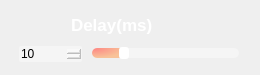
                 <widget class="QFrame" name="Delay_QF">
                  <property name="minimumSize">
                   <size>
                    <width>260</width>
                    <height>75</height>
                   </size>
                  </property>
                  <property name="maximumSize">
                   <size>
                    <width>260</width>
                    <height>75</height>
                   </size>
                  </property>
                  <property name="styleSheet">
                   <string notr="true">QFrame#Delay_QF{
border:2px solid rgba(255, 255, 255, 70);
border-radius:15px;
}</string>
                  </property>
                  <layout class="QVBoxLayout" name="verticalLayout_19">
                   <item>
                    <widget class="QPushButton" name="ToggleBotton_4">
                     <property name="sizePolicy">
                      <sizepolicy hsizetype="Expanding" vsizetype="Fixed">
                       <horstretch>0</horstretch>
                       <verstretch>0</verstretch>
                      </sizepolicy>
                     </property>
                     <property name="minimumSize">
                      <size>
                       <width>0</width>
                       <height>30</height>
                      </size>
                     </property>
                     <property name="maximumSize">
                      <size>
                       <width>16777215</width>
                       <height>30</height>
                      </size>
                     </property>
                     <property name="font">
                      <font>
                       <family>Nirmala UI</family>
                       <pointsize>13</pointsize>
                       <italic>false</italic>
                       <bold>true</bold>
                      </font>
                     </property>
                     <property name="cursor">
                      <cursorShape>ArrowCursor</cursorShape>
                     </property>
                     <property name="mouseTracking">
                      <bool>true</bool>
                     </property>
                     <property name="focusPolicy">
                      <enum>Qt::FocusPolicy::StrongFocus</enum>
                     </property>
                     <property name="contextMenuPolicy">
                      <enum>Qt::ContextMenuPolicy::DefaultContextMenu</enum>
                     </property>
                     <property name="layoutDirection">
                      <enum>Qt::LayoutDirection::LeftToRight</enum>
                     </property>
                     <property name="autoFillBackground">
                      <bool>false</bool>
                     </property>
                     <property name="styleSheet">
                      <string notr="true">QPushButton{
background-image:url(:/setting /images/newsize/delay.png);
background-repeat: no-repeat;
background-position: left center;
border: none;
border-left: 20px solid transparent;

text-align: left;
padding-left: 40px;
padding-bottom: 2px;
color: white;
font: 700 13pt &quot;Nirmala UI&quot;;
}</string>
                     </property>
                     <property name="text">
                      <string>Delay(ms)</string>
                     </property>
                     <property name="autoDefault">
                      <bool>false</bool>
                     </property>
                     <property name="default">
                      <bool>false</bool>
                     </property>
                     <property name="flat">
                      <bool>false</bool>
                     </property>
                    </widget>
                   </item>
                   <item>
                    <widget class="QFrame" name="frame_2">
                     <property name="sizePolicy">
                      <sizepolicy hsizetype="Preferred" vsizetype="Preferred">
                       <horstretch>0</horstretch>
                       <verstretch>0</verstretch>
                      </sizepolicy>
                     </property>
                     <property name="minimumSize">
                      <size>
                       <width>0</width>
                       <height>20</height>
                      </size>
                     </property>
                     <property name="maximumSize">
                      <size>
                       <width>16777215</width>
                       <height>20</height>
                      </size>
                     </property>
                     <layout class="QHBoxLayout" name="horizontalLayout_18" stretch="3,7">
                      <property name="spacing">
                       <number>10</number>
                      </property>
                      <property name="leftMargin">
                       <number>8</number>
                      </property>
                      <property name="topMargin">
                       <number>0</number>
                      </property>
                      <property name="rightMargin">
                       <number>10</number>
                      </property>
                      <property name="bottomMargin">
                       <number>0</number>
                      </property>
                      <item>
                       <widget class="QSpinBox" name="speed_spinbox">
                        <property name="styleSheet">
                         <string notr="true">QSpinBox {
border: 0px solid lightgray;
border-radius: 2px;
background-color: rgba(255,255,255,90);
font: 600 9pt &quot;Segoe UI&quot;;
}
        
QSpinBox::up-button {
width: 10px;
height: 9px;
margin: 0px 3px 0px 0px;
border-image: url(:/setting /images/newsize/box_up.png);
}
QSpinBox::up-button:pressed {
margin-top: 1px;
}
            
QSpinBox::down-button {
width: 10px;
height: 9px;
margin: 0px 3px 0px 0px;
border-image:url(:/setting /images/newsize/box_down.png);
}
QSpinBox::down-button:pressed {
margin-bottom: 1px;
}</string>
                        </property>
                        <property name="maximum">
                         <number>50</number>
                        </property>
                        <property name="value">
                         <number>10</number>
                        </property>
                       </widget>
                      </item>
                      <item>
                       <widget class="QSlider" name="speed_slider">
                        <property name="cursor">
                         <cursorShape>PointingHandCursor</cursorShape>
                        </property>
                        <property name="styleSheet">
                         <string notr="true">QSlider::groove:horizontal {
border: none;
height: 10px;
background-color: rgba(255,255,255,90);
border-radius: 5px;
}

QSlider::handle:horizontal {
width: 10px;
margin: -1px 0px -1px 0px;
border-radius: 3px;
background-color: white;
}

QSlider::sub-page:horizontal {
background-color: qradialgradient(cx:0, cy:0, radius:1, fx:0.1, fy:0.1, stop:0 rgb(253, 139, 133),  stop:1 rgb(248, 194, 152));
border-radius: 5px;
}</string>
                        </property>
                        <property name="maximum">
                         <number>50</number>
                        </property>
                        <property name="value">
                         <number>10</number>
                        </property>
                        <property name="orientation">
                         <enum>Qt::Orientation::Horizontal</enum>
                        </property>
                       </widget>
                      </item>
                     </layout>
                    </widget>
                   </item>
                  </layout>
                 </widget>
